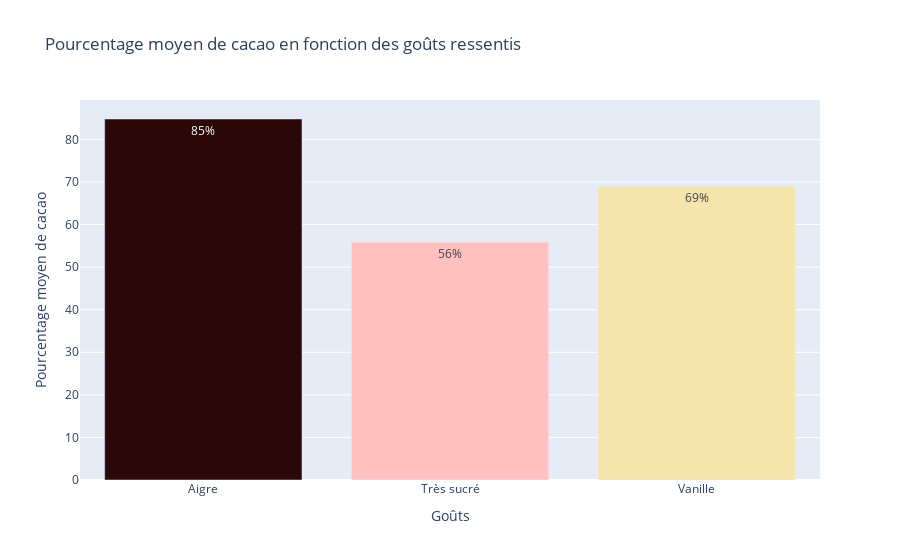

This figure's notebook cell:
### Code cell
import plotly.graph_objects as go

# Supposons que vous ayez déjà une structure de données contenant les moyennes des caractéristiques
# moyennes_caracteristiques = {'bitter': 70, 'very sweet': 40, 'vanilla': 60}

# Création des labels et des valeurs
labels = ['bitter', 'very sweet', 'vanilla']
values = [moyennes_caracteristiques[label] for label in labels]

# Arrondir les pourcentages et les formater avec le symbole "%"
formatted_values = [f"{round(val)}%" for val in values]

# Création du graphique à barres avec Plotly
fig = go.Figure(data=[go.Bar(x=['Aigre', 'Très sucré', 'Vanille'], y=values, 
                             text=formatted_values,
                             textposition='auto',
                             marker=dict(color=['#2b0808', '#ffc0c0', '#F3E5AB']))])

# Mise en forme du layout
fig.update_layout(title='Pourcentage moyen de cacao en fonction des goûts ressentis',
                  xaxis_title='Goûts',
                  yaxis_title='Pourcentage moyen de cacao')

# Afficher le graphique
fig.show()

### Figure 1 — Plotly figure (JSON) as saved in the notebook; plotly's stock layout.template omitted (floating-point values rounded to 4 significant figures)
{"data": [{"marker": {"color": ["#2b0808", "#ffc0c0", "#F3E5AB"]}, "text": ["85%", "56%", "69%"], "textposition": "auto", "type": "bar", "x": ["Aigre", "Très sucré", "Vanille"], "y": [84.8, 55.85, 68.97]}], "layout": {"title": {"text": "Pourcentage moyen de cacao en fonction des goûts ressentis"}, "xaxis": {"title": {"text": "Goûts"}}, "yaxis": {"title": {"text": "Pourcentage moyen de cacao"}}}}
